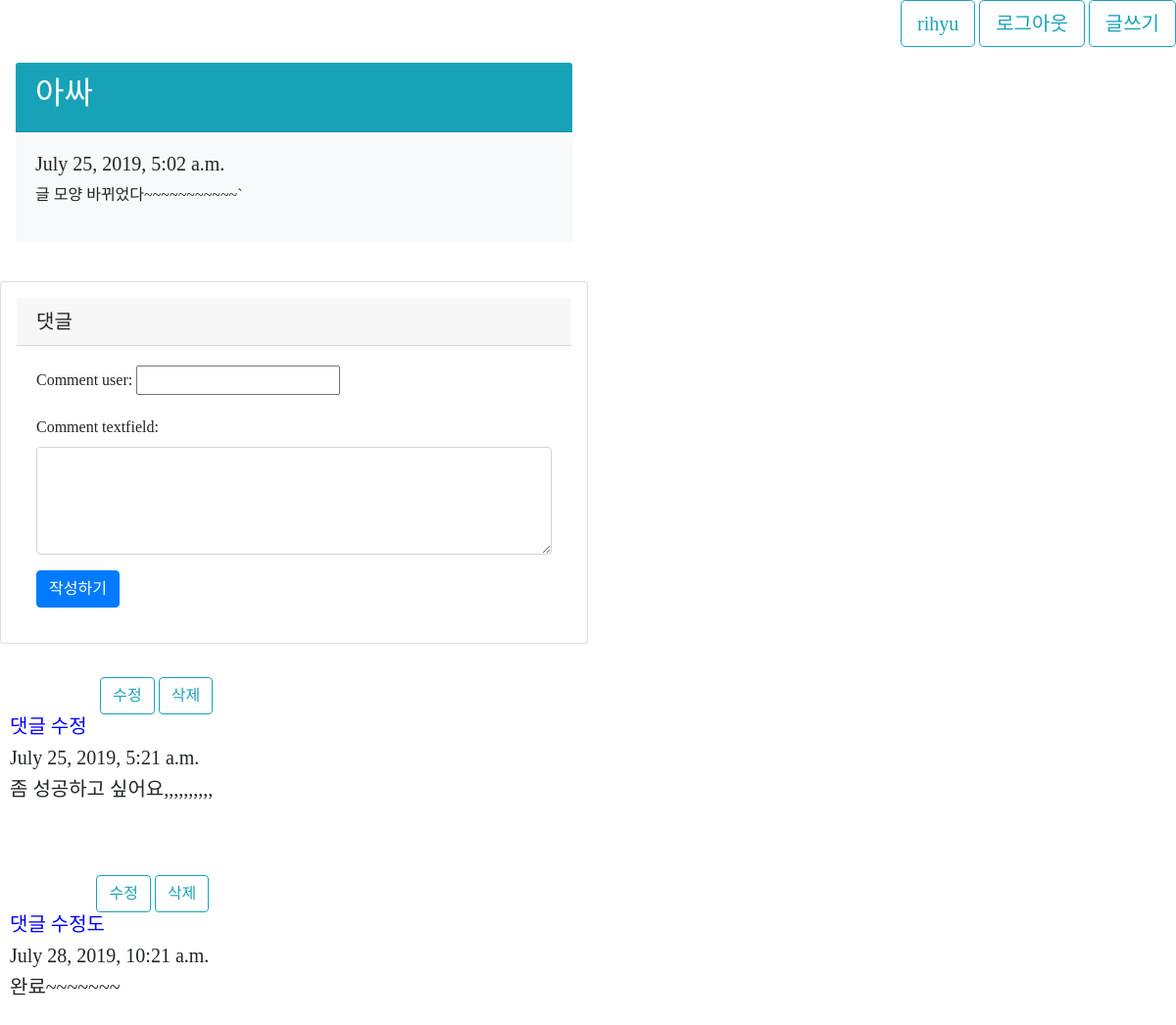
The app's page /funccrud/detail/9 (signed in) with its own data.
### mycrud/models.py (models this page shows, shortened)
class Blog(models.Model):
    title = models.CharField(max_length = 100)
    pub_date = models.DateTimeField('date published')
    body = models.TextField()

class Comment(models.Model):
    blog = models.ForeignKey(Blog, on_delete=models.CASCADE, null=True, related_name='comments')
    comment_user = models.CharField(max_length=200, null=True)
    comment_date = models.DateTimeField(auto_now_add=True, null=True)
    comment_textfield = models.TextField()

### mycrud/views.py (the view)
# urls.py: path('detail/<int:blog_id>', views.detail, name = "detail"),
def detail(request, blog_id):
    blog_detail = get_object_or_404(Blog, pk = blog_id)
    comments = Comment.objects.filter(blog_id=blog_id)
    if request.method == 'POST':
        comment_form = BlogCommentForm(request.POST)
        comment_form.instance.blog_id = blog_id
        if comment_form.is_valid():
            comment_form.save()
    else :
        comment_form = BlogCommentForm()
    context = {
            'blog_detail' : blog_detail,
            'comments': comments,
            'comment_form': comment_form
    }
    return render(request, 'mycrud/detail.html', context)

### mycrud/forms.py
class BlogCommentForm(forms.ModelForm):
    class Meta:
        model = Comment
        fields = ['comment_user', 'comment_textfield']
        widgets = {
            'comment_textfield' : forms.Textarea(attrs={'class': 'form-control', 'rows': 4, 'cols': 40})
        }

### mycrud/templates/mycrud/detail.html (shortened to what this page needs)
{% load static %}
<!DOCTYPE html>
<html lang = "ko">
    <head>
        <link rel="stylesheet" href="https://maxcdn.bootstrapcdn.com/bootstrap/4.0.0-beta.2/css/bootstrap.min.css">
    </head>
    <body>
        <div class = "text-right">
         <button type="button" class="btn btn-outline-info btn-lg">{{user.username}}</button>
              <a href = "{% url 'logout' %}"><button type="button" class="btn btn-outline-info btn-lg">로그아웃</button></a>
         <a href = "{% url 'newblog' %}"><button type="button" class="btn btn-outline-info btn-lg">글쓰기</button></a></div>
       <div class = "card, w-50 p-3">
        <div class = "card-header bg-info text-white">
            <h2>{{blog_detail.title}}</h2>
            </div>
            <div class = "card-body bg-light">
            <h5>{{blog_detail.pub_date}}</h5>
            <p>{{blog_detail.body}}</p>
            </div>
            </div>
        <div class = "card my-4 , w-50 p-3">
            <h5 class = "card-header">댓글</h5>
            <div class = "card-body">
                <form method = "POST">
                    <div class = "form-group">{{comment_form.as_p}}</div>
                    <button type = "submit" class = "btn btn-primary">작성하기</button>
                </form>
            </div>
        </div>
        {% for comment in comments %}
            <div class="media mb-4">
                <span><div class="media-body">
                <div class = "comment, text-right">
                <a href = "{% url 'comment_update' comment.id %}"><button type="button" class="btn btn-outline-info">수정</button></a>
                <a href = "{% url 'comment_delete' comment.id %}"><button type="button" class="btn btn-outline-info">삭제</button></a>
                   </div>
                    <strong><h5 class="mt-0">{{ comment.comment_user }}</h5></strong>
                    <h5 class="mt-0">{{ comment.comment_date}}</h5>
                    <h5 class="mt-0">{{ comment.comment_textfield }}</h5>
                </div>
            </div>
        {% endfor %}
    </body>
</html>

### mycrud/templates/mycrud/detail.html (style rules this page uses)
body { font-family : 'UhBeeMiMi'; }
strong { color : blue; }
span { margin : 10px; }

### records on screen
Blog: title "아싸", pub_date "July 25, 2019, 5:02 a.m.", body "글 모양 바뀌었다~~~~~~~~~~~`"
Comment: comment_user "댓글 수정", comment_date "July 25, 2019, 5:21 a.m.", comment_textfield "좀 성공하고 싶어요,,,,,,,,,,"
Comment: comment_user "댓글 수정도", comment_date "July 28, 2019, 10:21 a.m.", comment_textfield "완료~~~~~~~"

### other values on screen
{{ user.username }} "rihyu"
